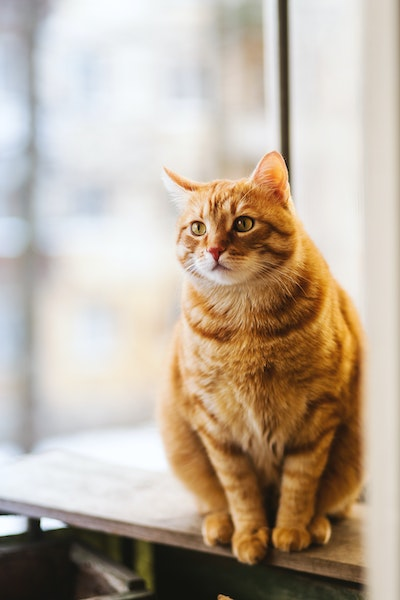
#> input picture Logistic Regression as a Neural Network/images/cat_400-600.jpg, 400 x 600 px
$ jupyter execute --allow-errors Logistic_Regression_with_a_Neural_Network_mindset_v6a.ipynb   (shell and % lines are left out)
#> lines starting #> are read from the running program, lines starting #| are printed output that depends on the picture
# Logistic Regression with a Neural Network mindset

**You will learn to:**
- Build the general architecture of a learning algorithm, including:
    - Initializing parameters
    - Calculating the cost function and its gradient
    - Using an optimization algorithm (gradient descent)
- Gather all three functions above into a main model function, in the right order.

## 1 - Packages ##

First, let's run the cell below to import all the packages that you will need during this assignment.
- [numpy](www.numpy.org) is the fundamental package for scientific computing with Python.
- [h5py](http://www.h5py.org) is a common package to interact with a dataset that is stored on an H5 file.
- [matplotlib](http://matplotlib.org) is a famous library to plot graphs in Python.
- [PIL](http://www.pythonware.com/products/pil/) is used here to test your model with your own picture at the end.

[cell 1]
import numpy as np
import matplotlib.pyplot as plt
import h5py
from PIL import Image
from scipy import ndimage
from lr_utils import load_dataset

## 2 - Overview  ##

**Problem Statement**: You are given a dataset ("data.h5") containing:
    - a training set of m_train images labeled as cat (y=1) or non-cat (y=0)
    - a test set of m_test images labeled as cat or non-cat
    - each image is of shape (num_px, num_px, 3) where 3 is for the 3 channels (RGB). Thus, each image is square (height = num_px) and (width = num_px).

You will build a simple image-recognition algorithm that can correctly classify pictures as cat or non-cat.

Let's get more familiar with the dataset. Load the data by running the following code.

#> (a cell that did not finish here is left out)

We added "_orig" at the end of image datasets (train and test) because we are going to preprocess them. After preprocessing, we will end up with train_set_x and test_set_x (the labels train_set_y and test_set_y don't need any preprocessing).

Each line of your train_set_x_orig and test_set_x_orig is an array representing an image. You can visualize an example by running the following code. Feel free also to change the `index` value and re-run to see other images.

[cell 3]
# Example of a picture
index = 208
#> (the rest of this cell did not finish here and is left out)

### Additional Note: shape of numpy arrays
let's understand the shape of numpy arrays.

[cell 4]
array_2d = [
            [1,2,3],
            [2,3,4]
            ]

array_2d_np = np.array(array_2d)
print("2d array shape: ", array_2d_np.shape)

array_3d = [
            [
              [1,2,3,4],
              [1,2,3,6]
            ],
            [
              [1,2,3,5],
              [1,2,3,6]
            ],
            [
              [1,2,3,8],
              [1,2,3,7]
            ]
          ]
array_3d_np = np.array(array_3d)
print("3d array shape: ", array_3d_np.shape)

Many software bugs in deep learning come from having matrix/vector dimensions that don't fit. If you can keep your matrix/vector dimensions straight you will go a long way toward eliminating many bugs.

**Exercise:** Find the values for:
    - m_train (number of training examples)
    - m_test (number of test examples)
    - num_px (= height = width of a training image)
Remember that `train_set_x_orig` is a numpy-array of shape (m_train, num_px, num_px, 3). For instance, you can access `m_train` by writing `train_set_x_orig.shape[0]`.

#> (a cell that did not finish here is left out)

**Expected Output for m_train, m_test and num_px**:
<table style="width:15%">
  <tr>
    <td>**m_train**</td>
    <td> 209 </td>
  </tr>

  <tr>
    <td>**m_test**</td>
    <td> 50 </td>
  </tr>

  <tr>
    <td>**num_px**</td>
    <td> 64 </td>
  </tr>

</table>

For convenience, you should now reshape images of shape (num_px, num_px, 3) in a numpy-array of shape (num_px $*$ num_px $*$ 3, 1). After this, our training (and test) dataset is a numpy-array where each column represents a flattened image. There should be m_train (respectively m_test) columns.

**Exercise:** Reshape the training and test data sets so that images of size (num_px, num_px, 3) are flattened into single vectors of shape (num\_px $*$ num\_px $*$ 3, 1).

A trick when you want to flatten a matrix X of shape (a,b,c,d) to a matrix X_flatten of shape (b$*$c$*$d, a) is to use:
```python
X_flatten = X.reshape(X.shape[0], -1).T      # X.T is the transpose of X
```

#> (a cell that did not finish here is left out)

**Expected Output**:

<table style="width:35%">
  <tr>
    <td>**train_set_x_flatten shape**</td>
    <td> (12288, 209)</td>
  </tr>
  <tr>
    <td>**train_set_y shape**</td>
    <td>(1, 209)</td>
  </tr>
  <tr>
    <td>**test_set_x_flatten shape**</td>
    <td>(12288, 50)</td>
  </tr>
  <tr>
    <td>**test_set_y shape**</td>
    <td>(1, 50)</td>
  </tr>
  <tr>
  <td>**sanity check after reshaping**</td>
  <td>[17 31 56 22 33]</td>
  </tr>
</table>

To represent color images, the red, green and blue channels (RGB) must be specified for each pixel, and so the pixel value is actually a vector of three numbers ranging from 0 to 255.

One common preprocessing step in machine learning is to center and standardize your dataset, meaning that you substract the mean of the whole numpy array from each example, and then divide each example by the standard deviation of the whole numpy array. But for picture datasets, it is simpler and more convenient and works almost as well to just divide every row of the dataset by 255 (the maximum value of a pixel channel).

<!-- During the training of your model, you're going to multiply weights and add biases to some initial inputs in order to observe neuron activations. Then you backpropogate with the gradients to train the model. But, it is extremely important for each feature to have a similar range such that our gradients don't explode. You will see that more in detail later in the lectures. !-->

Let's standardize our dataset.

#> (a cell that did not finish here is left out)

<font color='blue'>
**What you need to remember:**

Common steps for pre-processing a new dataset are:
- Figure out the dimensions and shapes of the problem (m_train, m_test, num_px, ...)
- Reshape the datasets such that each example is now a vector of size (num_px \* num_px \* 3, 1)
- "Standardize" the data

## 3 - General Architecture of the learning algorithm ##

It's time to design a simple algorithm to distinguish cat images from non-cat images.

You will build a Logistic Regression, using a Neural Network mindset. The following Figure explains why **Logistic Regression is actually a very simple Neural Network!**

<img

**Mathematical expression of the algorithm**:

For one example $x^{(i)}$:
$$z^{(i)} = w^T x^{(i)} + b \tag{1}$$
$$\hat{y}^{(i)} = a^{(i)} = sigmoid(z^{(i)})\tag{2}$$
$$ \mathcal{L}(a^{(i)}, y^{(i)}) =  - y^{(i)}  \log(a^{(i)}) - (1-y^{(i)} )  \log(1-a^{(i)})\tag{3}$$

The cost is then computed by summing over all training examples:
$$ J = \frac{1}{m} \sum_{i=1}^m \mathcal{L}(a^{(i)}, y^{(i)})\tag{6}$$

**Key steps**:

Following are steps porformed in the notebook after this section:
- Initialize the parameters of the model
- Learn the parameters for the model by minimizing the cost
- Use the learned parameters to make predictions (on the test set)
- Analyse the results and conclude

## 4 - Building the parts of our algorithm ##

The main steps for building a Neural Network are:
1. Define the model structure (such as number of input features)
2. Initialize the model's parameters
3. Loop:
    - Calculate current loss (forward propagation)
    - Calculate current gradient (backward propagation)
    - Update parameters (gradient descent)

You often build 1-3 separately and integrate them into one function we call `model()`.

### 4.1 - Helper functions

implementing `sigmoid()`.\
 As you've seen in the figure above, you need to compute $sigmoid( w^T x + b) = \frac{1}{1 + e^{-(w^T x + b)}}$ to make predictions. Use np.exp().

[cell 8]
# GRADED FUNCTION: sigmoid

def sigmoid(z):
    """
    Compute the sigmoid of z

    Arguments:
    z -- A scalar or numpy array of any size.

    Return:
    s -- sigmoid(z)
    """

    ### START CODE HERE ### (≈ 1 line of code)
    s = 1/(1+np.exp(-z))
    ### END CODE HERE ###

    return s

[cell 9]
print ("sigmoid([0, 2]) = " + str(sigmoid(np.array([0,2]))))

**Expected Output**:

<table>
  <tr>
    <td>**sigmoid([0, 2])**</td>
    <td> [ 0.5         0.88079708]</td>
  </tr>
</table>

### 4.2 - Initializing parameters

Following cell shows the implementation of parameter initialization. You have to initialize w as a vector of zeros. If you don't know what numpy function to use, look up np.zeros() in the Numpy library's documentation.

[cell 10]
# GRADED FUNCTION: initialize_with_zeros

def initialize_with_zeros(dim):
    """
    This function creates a vector of zeros of shape (dim, 1) for w and initializes b to 0.

    Argument:
    dim -- size of the w vector we want (or number of parameters in this case)

    Returns:
    w -- initialized vector of shape (dim, 1)
    b -- initialized scalar (corresponds to the bias)
    """

    ### START CODE HERE ### (≈ 1 line of code)
    w = np.zeros((dim,1))
    b = 0
    ### END CODE HERE ###

    assert(w.shape == (dim, 1))
    assert(isinstance(b, float) or isinstance(b, int))

    return w, b

[cell 11]
dim = 2
w, b = initialize_with_zeros(dim)
print ("w = " + str(w))
print ("b = " + str(b))

**Expected Output**:

<table style="width:15%">
    <tr>
        <td>  ** w **  </td>
        <td> [[ 0.]
 [ 0.]] </td>
    </tr>
    <tr>
        <td>  ** b **  </td>
        <td> 0 </td>
    </tr>
</table>

For image inputs, w will be of shape (num_px $\times$ num_px $\times$ 3, 1).

### 4.3 - Forward and Backward propagation

Now that your parameters are initialized, you can do the "forward" and "backward" propagation steps for learning the parameters.

Implementing a function `propagate()` that computes the cost function and its gradient.

**Forward Propagation:**
- You get X
- You compute $A = \sigma(w^T X + b) = (a^{(1)}, a^{(2)}, ..., a^{(m-1)}, a^{(m)})$
- You calculate the cost function: $J = -\frac{1}{m}\sum_{i=1}^{m}y^{(i)}\log(a^{(i)})+(1-y^{(i)})\log(1-a^{(i)})$

Here are the two formulas you will be using:

$$ \frac{\partial J}{\partial w} = \frac{1}{m}X(A-Y)^T\tag{7}$$
$$ \frac{\partial J}{\partial b} = \frac{1}{m} \sum_{i=1}^m (a^{(i)}-y^{(i)})\tag{8}$$

[cell 12]
# GRADED FUNCTION: propagate
def propagate(w, b, X, Y):
    """
    Implement the cost function and its gradient for the propagation explained above

    Arguments:
    w -- weights, a numpy array of size (num_px * num_px * 3, 1)
    b -- bias, a scalar
    X -- data of size (num_px * num_px * 3, number of examples)
    Y -- true "label" vector (containing 0 if non-cat, 1 if cat) of size (1, number of examples)

    Return:
    cost -- negative log-likelihood cost for logistic regression
    dw -- gradient of the loss with respect to w, thus same shape as w
    db -- gradient of the loss with respect to b, thus same shape as b

    Tips:
    - Write your code step by step for the propagation. np.log(), np.dot()
    """

    m = X.shape[1]

    # FORWARD PROPAGATION (FROM X TO COST)
    ### START CODE HERE ### (≈ 2 lines of code)
    A = sigmoid(np.dot(w.T,X) + b)              # compute activation
    cost = np.sum(((- np.log(A))*Y + (-np.log(1-A))*(1-Y)))/m  # compute cost
    ### END CODE HERE ###

    # BACKWARD PROPAGATION (TO FIND GRAD)
    ### START CODE HERE ### (≈ 2 lines of code)
    dw = (np.dot(X,(A-Y).T))/m
    db = (np.sum(A-Y))/m
    ### END CODE HERE ###

    assert(dw.shape == w.shape)
    assert(db.dtype == float)
    cost = np.squeeze(cost)
    assert(cost.shape == ())

    grads = {"dw": dw,
             "db": db}

    return grads, cost

[cell 13]
w, b, X, Y = np.array([[1.],[2.]]), 2., np.array([[1.,2.,-1.],[3.,4.,-3.2]]), np.array([[1,0,1]])
grads, cost = propagate(w, b, X, Y)
print ("dw = " + str(grads["dw"]))
print ("db = " + str(grads["db"]))
print ("cost = " + str(cost))

**Expected Output**:

<table style="width:50%">
    <tr>
        <td>  ** dw **  </td>
      <td> [[ 0.99845601]
     [ 2.39507239]]</td>
    </tr>
    <tr>
        <td>  ** db **  </td>
        <td> 0.00145557813678 </td>
    </tr>
    <tr>
        <td>  ** cost **  </td>
        <td> 5.801545319394553 </td>
    </tr>

</table>

### 4.4 - Optimization
- You have initialized your parameters.
- You are also able to compute a cost function and its gradient.
- Now, you want to update the parameters using gradient descent.

The following is the optimization function. The goal is to learn $w$ and $b$ by minimizing the cost function $J$. For a parameter $\theta$, the update rule is $ \theta = \theta - \alpha \text{ } d\theta$, where $\alpha$ is the learning rate.

[cell 14]
# GRADED FUNCTION: optimize

def optimize(w, b, X, Y, num_iterations, learning_rate, print_cost = False):
    """
    This function optimizes w and b by running a gradient descent algorithm

    Arguments:
    w -- weights, a numpy array of size (num_px * num_px * 3, 1)
    b -- bias, a scalar
    X -- data of shape (num_px * num_px * 3, number of examples)
    Y -- true "label" vector (containing 0 if non-cat, 1 if cat), of shape (1, number of examples)
    num_iterations -- number of iterations of the optimization loop
    learning_rate -- learning rate of the gradient descent update rule
    print_cost -- True to print the loss every 100 steps

    Returns:
    params -- dictionary containing the weights w and bias b
    grads -- dictionary containing the gradients of the weights and bias with respect to the cost function
    costs -- list of all the costs computed during the optimization, this will be used to plot the learning curve.

    Tips:
    You basically need to write down two steps and iterate through them:
        1) Calculate the cost and the gradient for the current parameters. Use propagate().
        2) Update the parameters using gradient descent rule for w and b.
    """
#> called with w = array of shape (2, 1), b = 2, X = array of shape (2, 3), Y = array of shape (1, 3), num_iterations = 100, learning_rate = 0.009, print_cost = False

    costs = []

    for i in range(num_iterations):


        # Cost and gradient calculation (≈ 1-4 lines of code)
        ### START CODE HERE ###
        grads, cost = propagate(w, b, X, Y)
        ### END CODE HERE ###

        # Retrieve derivatives from grads
        dw = grads["dw"]
        db = grads["db"]

        # update rule (≈ 2 lines of code)
        ### START CODE HERE ###
        w = w - (learning_rate*dw)
        b = b - (learning_rate*db)
        ### END CODE HERE ###

        # Record the costs
        if i % 100 == 0:
            costs.append(cost)

        # Print the cost every 100 training iterations
        if print_cost and i % 100 == 0:
            print ("Cost after iteration %i: %f" %(i, cost))

    params = {"w": w,
              "b": b}

    grads = {"dw": dw,
             "db": db}

    return params, grads, costs

[cell 15]
params, grads, costs = optimize(w, b, X, Y, num_iterations= 100, learning_rate = 0.009, print_cost = False)

print ("w = " + str(params["w"]))
print ("b = " + str(params["b"]))
print ("dw = " + str(grads["dw"]))
print ("db = " + str(grads["db"]))

[cell 16]
import matplotlib.pyplot as plt
plt.plot(costs)
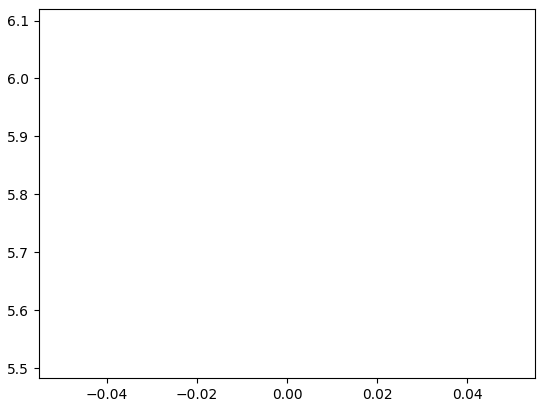
#> figure drawn by matplotlib, 1 panel

**Expected Output**:
<table style="width:40%">
    <tr>
       <td> **w** </td>
       <td>[[ 0.19033591] [ 0.12259159]] </td>
    </tr>
    <tr>
       <td> **b** </td>
       <td> 1.92535983008 </td>
    </tr>
    <tr>
       <td> **dw** </td>
       <td> [[ 0.67752042]
 [ 1.41625495]] </td>
    </tr>
    <tr>
       <td> **db** </td>
       <td> 0.219194504541 </td>
    </tr>
</table>

The previous function will output the learned w and b. We are able to use w and b to predict the labels for a dataset X. Implement the `predict()` function. There are two steps to computing predictions:

1. Calculate $\hat{Y} = A = \sigma(w^T X + b)$

2. Convert the entries of a into 0 (if activation <= 0.5) or 1 (if activation > 0.5), stores the predictions in a vector `Y_prediction`. If you wish, you can use an `if`/`else` statement in a `for` loop (though there is also a way to vectorize this).

[cell 17]
# GRADED FUNCTION: predict

def predict(w, b, X):
    '''
    Predict whether the label is 0 or 1 using learned logistic regression parameters (w, b)

    Arguments:
    w -- weights, a numpy array of size (num_px * num_px * 3, 1)
    b -- bias, a scalar
    X -- data of size (num_px * num_px * 3, number of examples)

    Returns:
    Y_prediction -- a numpy array (vector) containing all predictions (0/1) for the examples in X
    '''

    m = X.shape[1]
    Y_prediction = np.zeros((1,m))
    w = w.reshape(X.shape[0], 1)

    # Compute vector "A" predicting the probabilities of a cat being present in the picture
    ### START CODE HERE ### (≈ 1 line of code)
    A = sigmoid(np.dot(w.T,X) + b)           # Dimentions = (1, m)
    ### END CODE HERE ###

    #### WORKING SOLUTION 1: USING IF ELSE ####
    #for i in range(A.shape[1]):
        ## Convert probabilities A[0,i] to actual predictions p[0,i]
        ### START CODE HERE ### (≈ 4 lines of code)
        #if (A[0,i] >= 0.5):
        #    Y_prediction[0, i] = 1
        #else:
        #    Y_prediction[0, i] = 0
        ### END CODE HERE ###

    #### WORKING SOLUTION 2: ONE LINE ####
    #for i in range(A.shape[1]):
        ## Convert probabilities A[0,i] to actual predictions p[0,i]
        ### START CODE HERE ### (≈ 4 lines of code)
        #Y_prediction[0, i] = 1 if A[0,i] >=0.5 else 0
        ### END CODE HERE ###

    #### WORKING SOLUTION 3: VECTORISED IMPLEMENTATION ####
    Y_prediction = (A >= 0.5) * 1.0

    assert(Y_prediction.shape == (1, m))

    return Y_prediction

[cell 18]
w = np.array([[0.1124579],[0.23106775]])
b = -0.3
X = np.array([[1.,-1.1,-3.2],[1.2,2.,0.1]])
print ("predictions = " + str(predict(w, b, X)))

**Expected Output**:

<table style="width:30%">
    <tr>
         <td>
             **predictions**
         </td>
          <td>
            [[ 1.  1.  0.]]
         </td>
   </tr>

</table>

<font color='blue'>
**What to remember:**
You've implemented several functions that:
- Initialize (w,b)
- Optimize the loss iteratively to learn parameters (w,b):
    - computing the cost and its gradient
    - updating the parameters using gradient descent
- Use the learned (w,b) to predict the labels for a given set of examples

## 5 - Merge all functions into a model ##

You will now see how the overall model is structured by putting together all the building blocks (functions implemented in the previous parts) together, in the right order.

Following is the implementation of the model function. The following notation are being used:
- Y_prediction_test for your predictions on the test set
- Y_prediction_train for your predictions on the train set
- w, costs, grads for the outputs of optimize()

[cell 19]
# GRADED FUNCTION: model

# [48 lines left out: function model, not called in this run]

Run the following cell to train your model.

#> (a cell that did not finish here is left out)

**Expected Output**:
<table style="width:40%">
    <tr>
        <td> **Cost after iteration 0 **  </td>
        <td> 0.693147 </td>
    </tr>
      <tr>
        <td> <center> $\vdots$ </center> </td>
        <td> <center> $\vdots$ </center> </td>
    </tr>
    <tr>
        <td> **Train Accuracy**  </td>
        <td> 99.04306220095694 % </td>
    </tr>
    <tr>
        <td>**Test Accuracy** </td>
        <td> 70.0 % </td>
    </tr>
</table>

**Comment**: Training accuracy is close to 100%. This is a good sanity check: your model is working and has high enough capacity to fit the training data. Test accuracy is 68%. It is actually not bad for this simple model, given the small dataset we used and that logistic regression is a linear classifier. But no worries, you'll build an even better classifier next week!

Also, you see that the model is clearly overfitting the training data. Later in this specialization you will learn how to reduce overfitting, for example by using regularization. Using the code below (and changing the `index` variable) you can look at predictions on pictures of the test set.

[cell 21]
# Example of a picture that was wrongly classified.
index = 25
#> (the rest of this cell did not finish here and is left out)

Let's also plot the cost function and the gradients.

#> (a cell that did not finish here is left out)

**Interpretation**:
You can see the cost decreasing. It shows that the parameters are being learned. However, you see that you could train the model even more on the training set. Try to increase the number of iterations in the cell above and rerun the cells. You might see that the training set accuracy goes up, but the test set accuracy goes down. This is called overfitting.

## 6 - Further analysis (optional/ungraded exercise) ##

Congratulations on building your first image classification model. Let's analyze it further, and examine possible choices for the learning rate $\alpha$.

#### Choice of learning rate ####

**Reminder**:
In order for Gradient Descent to work you must choose the learning rate wisely. The learning rate $\alpha$  determines how rapidly we update the parameters. If the learning rate is too large we may "overshoot" the optimal value. Similarly, if it is too small we will need too many iterations to converge to the best values. That's why it is crucial to use a well-tuned learning rate.

Let's compare the learning curve of our model with several choices of learning rates. Run the cell below. This should take about 1 minute. Feel free also to try different values than the three we have initialized the `learning_rates` variable to contain, and see what happens.

[cell 23]
learning_rates = [0.01, 0.001, 0.0001]
models = {}
#> (the rest of this cell did not finish here and is left out)

**Interpretation**:
- Different learning rates give different costs and thus different predictions results.
- If the learning rate is too large (0.01), the cost may oscillate up and down. It may even diverge (though in this example, using 0.01 still eventually ends up at a good value for the cost).
- A lower cost doesn't mean a better model. You have to check if there is possibly overfitting. It happens when the training accuracy is a lot higher than the test accuracy.
- In deep learning, we usually recommend that you:
    - Choose the learning rate that better minimizes the cost function.
    - If your model overfits, use other techniques to reduce overfitting. (We'll talk about this in later videos.)

## 7 - ඔබේම රූපයක් භාවිතා කර model output එක බැලීම ##

ඔබට ඔබේම රූපයක් භාවිතා කර model output එක බැලීමේ හැකියාව ඇත. ඒ සඳහා:
1. මෙම නෝට්බුක් එක අඩංගු folder එකේ ඇති "images" folder එකට රූපය copy කරගන්න.
2. පහත cell එකෙහි ඇති "my_image" variable එකට ඔබ "images" folder එකට එක් කල රූපයේ නම ලබාදෙන්න.
3. cell එක run කර output එක පරීක්ෂා කරන්න (1 = CAT, 0 = NONCAT)

[cell 24]
## START CODE HERE ## (PUT YOUR IMAGE NAME)
my_image = "cat_400-600.jpg"   # change this to the name of your image file
## END CODE HERE ##

# We preprocess the image to fit your algorithm.
fname = "images/" + my_image
image = Image.open(fname)
#> image is the input picture: PIL image 400x600 RGB; mean R, G, B 188.4, 174, 158
plt.imshow(image)

image = np.array(image)/255
#> image: shape (600, 400, 3) float64
#> (the rest of this cell did not finish here and is left out)
